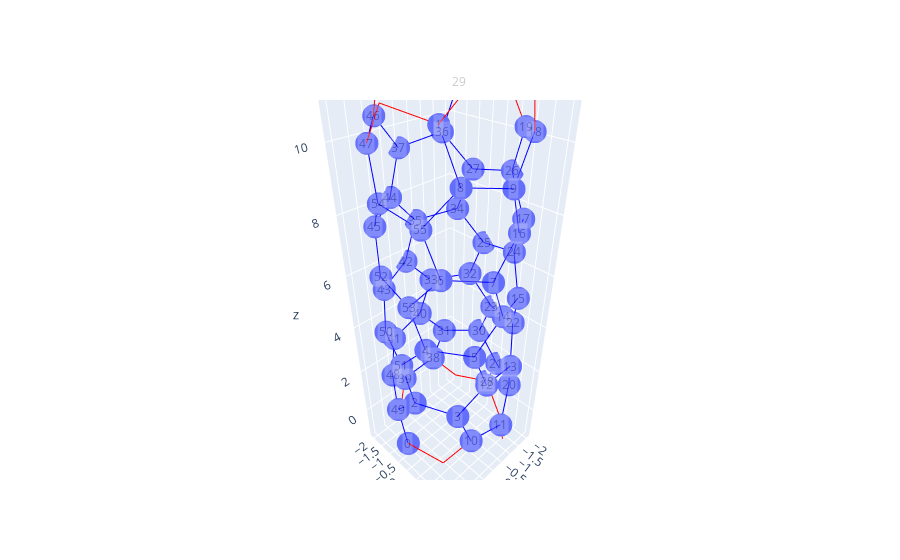

This figure's notebook cell:
### Code cell
DATA,annos = GetDATAplot(X,Y,Z,nn,nn_minus,nn_plus)
fig = go.Figure(data=DATA)
fig.update_layout(scene=dict(annotations=annos))
fig.show()
